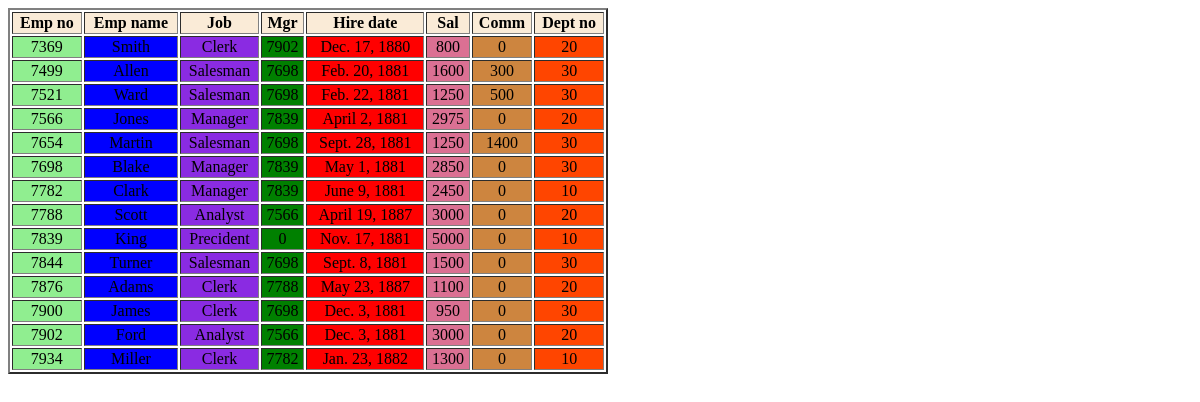
Screenshot of /emp_table/ with the database file from the repository.
### dept/models.py (models this page shows, shortened)
class employee(models.Model):
    emp_no=models.IntegerField(primary_key=True)
    e_name=models.CharField(max_length=50)
    job=models.CharField(max_length=50)
    mgr=models.IntegerField()
    hirdate=models.DateField()
    sal=models.IntegerField()
    comm=models.IntegerField()
    dept_no=models.ForeignKey(department,on_delete=models.CASCADE)

class department(models.Model):
    dept_no=models.IntegerField()
    d_name=models.CharField(max_length=50)
    loc=models.CharField(max_length=50)

### dept/views.py (the view)
# urls.py: path('emp_table/',emp_table,name='emp_table'),
def emp_table(request):
    Loc=employee.objects.all()
    Loc=employee.objects.filter(hirdate__year='1881')
    Loc=employee.objects.filter(hirdate__year='1880')
    Loc=employee.objects.filter(hirdate__month='02')
    Loc=employee.objects.filter(hirdate__month='09')
    Loc=employee.objects.filter(hirdate__day='02')
    Loc=employee.objects.filter(hirdate__day='22')
    Loc=employee.objects.filter(job__startswith='s')
    Loc=employee.objects.filter(job__endswith='r')
    Loc=employee.objects.filter(job__contains='m')
    Loc=employee.objects.filter(job__regex='r')
    Loc=employee.objects.filter(job__in=('Salesman','Manager'))
    Loc=employee.objects.filter(mgr__in=('7698','7839'))
    Loc=employee.objects.all()
    d={'edata':Loc}
    return render(request,'emp_table.html',d)

### templates/emp_table.html (shortened to what this page needs)
{% load static %}
<!DOCTYPE html>
<html lang="en">
<head>
    <link rel="stylesheet" href="{% static 'css/c2.css' %}">
</head>
<body>
    <table border="2px">
        <tr id="th1">
            <th>Emp no</th>
            <th>Emp name</th>
            <th>Job</th>
            <th>Mgr</th>
            <th>Hire date</th>
            <th>Sal</th>
            <th>Comm</th>
            <th>Dept no</th>
        </tr>
    {% for a in edata %}
        <tr>
            <td id="td1">{{ a.emp_no}}</td>
            <td id="td2">{{ a.e_name}}</td>
            <td id="td3">{{ a.job}}</td>
            <td id="td4">{{ a.mgr}}</td>
            <td id="td5">{{ a.hirdate}}</td>
            <td id="td6">{{ a.sal}}</td>
            <td id="td7">{{ a.comm}}</td>
            <td id="td8">{{ a.dept_no.dept_no}}</td>
        </tr>
    {% endfor %}
    </table>
</body>
</html>

### static/css/c2.css (style rules this page uses)
table { width: 50vw; text-align: center; }
#th1 { background-color: antiquewhite; }
#td1 { background-color: lightgreen; }
#td2 { background-color:blue; }
#td3 { background-color: blueviolet; }
#td4 { background-color: green; }
#td5 { background-color: red; }
#td6 { background-color: palevioletred; }
#td7 { background-color: peru; }
#td8 { background-color: orangered; }

### rows the page displays
employee: emp_no "7369", e_name "Smith", job "Clerk", mgr "7902", hirdate "Dec. 17, 1880", sal "800", comm "0", dept_no.dept_no "20"
employee: emp_no "7499", e_name "Allen", job "Salesman", mgr "7698", hirdate "Feb. 20, 1881", sal "1600", comm "300", dept_no.dept_no "30"
employee: emp_no "7521", e_name "Ward", job "Salesman", mgr "7698", hirdate "Feb. 22, 1881", sal "1250", comm "500", dept_no.dept_no "30"
employee: emp_no "7566", e_name "Jones", job "Manager", mgr "7839", hirdate "April 2, 1881", sal "2975", comm "0", dept_no.dept_no "20"
employee: emp_no "7654", e_name "Martin", job "Salesman", mgr "7698", hirdate "Sept. 28, 1881", sal "1250", comm "1400", dept_no.dept_no "30"
employee: emp_no "7698", e_name "Blake", job "Manager", mgr "7839", hirdate "May 1, 1881", sal "2850", comm "0", dept_no.dept_no "30"
employee: emp_no "7782", e_name "Clark", job "Manager", mgr "7839", hirdate "June 9, 1881", sal "2450", comm "0", dept_no.dept_no "10"
employee: emp_no "7788", e_name "Scott", job "Analyst", mgr "7566", hirdate "April 19, 1887", sal "3000", comm "0", dept_no.dept_no "20"
employee: emp_no "7839", e_name "King", job "Precident", mgr "0", hirdate "Nov. 17, 1881", sal "5000", comm "0", dept_no.dept_no "10"
employee: emp_no "7844", e_name "Turner", job "Salesman", mgr "7698", hirdate "Sept. 8, 1881", sal "1500", comm "0", dept_no.dept_no "30"
employee: emp_no "7876", e_name "Adams", job "Clerk", mgr "7788", hirdate "May 23, 1887", sal "1100", comm "0", dept_no.dept_no "20"
employee: emp_no "7900", e_name "James", job "Clerk", mgr "7698", hirdate "Dec. 3, 1881", sal "950", comm "0", dept_no.dept_no "30"
employee: emp_no "7902", e_name "Ford", job "Analyst", mgr "7566", hirdate "Dec. 3, 1881", sal "3000", comm "0", dept_no.dept_no "20"
employee: emp_no "7934", e_name "Miller", job "Clerk", mgr "7782", hirdate "Jan. 23, 1882", sal "1300", comm "0", dept_no.dept_no "10"
